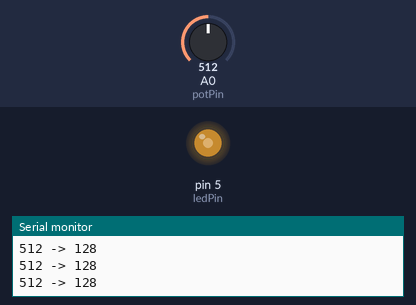
The sketch below on a simulated Arduino Uno, built with avr-gcc and run on an emulated ATmega328P. On the bench: output pins drawn as LEDs (lit = HIGH), the last lines printed to the serial monitor. The test bench sets the inputs (shaded band); at power-on: A0 (potPin) = 512.

Above: at 1.2 s.
1.3 s: A0 (potPin) set to 990
At 2.4 s:
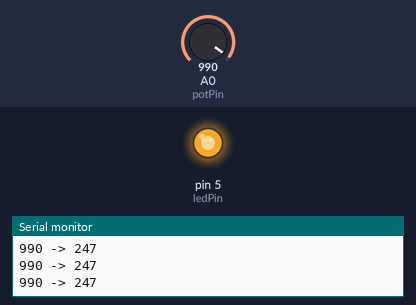
2.8 s: A0 (potPin) set to 1013
At 3.5 s:
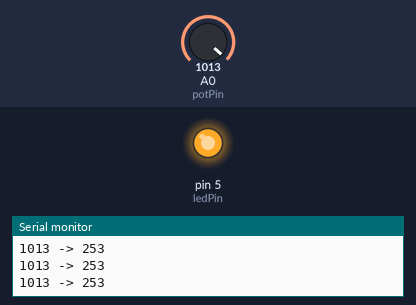
4.3 s: A0 (potPin) set to 716
At 4.6 s:
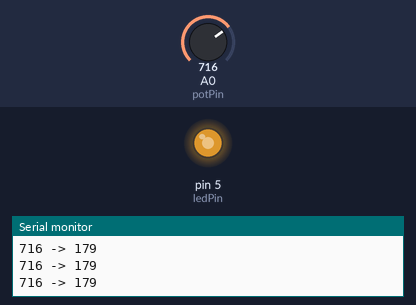
5.8 s: A0 (potPin) set to 412
At 6.9 s:
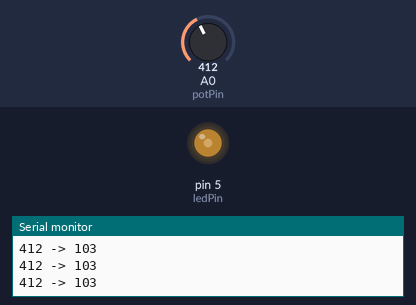
7.3 s: A0 (potPin) set to 389
At 8.3 s:
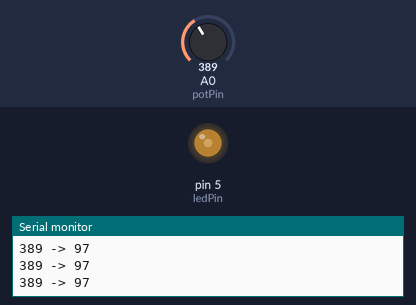
10.3 s: A0 (potPin) set to 122
At 11.7 s:
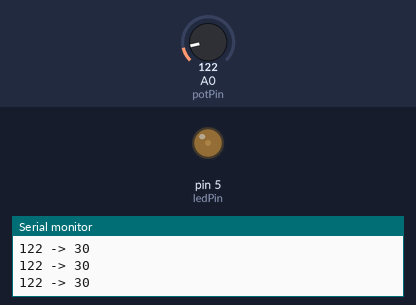
Timing chart, 0 to 12.8 s (numbered marks = the images above; inputs shaded):
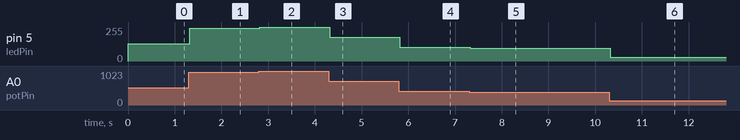

Measured:
- after the input at 1.3 s, pin 5 (ledPin): 128/255 → 247/255 at once
- after the input at 2.8 s, pin 5 (ledPin): 247/255 → 253/255 at once
- after the input at 4.3 s, pin 5 (ledPin): 253/255 → 179/255 at once
- after the input at 5.8 s, pin 5 (ledPin): 179/255 → 103/255 at once
- after the input at 7.3 s, pin 5 (ledPin): 103/255 → 97/255 at once
- after the input at 10.3 s, pin 5 (ledPin): 97/255 → 30/255 at once

The sketch:

potentiometer_with_led.ino
```cpp
const int ledPin = 5;
const int potPin = A0;

void setup(){
  Serial.begin(9600);
  pinMode(ledPin, OUTPUT);
}

void loop(){
  int potVal = analogRead(potPin);
  int ledVal = potVal * 0.25;
  Serial.println((String)potVal + " -> " + (String)ledVal);
  analogWrite(ledPin, ledVal);
}
```
